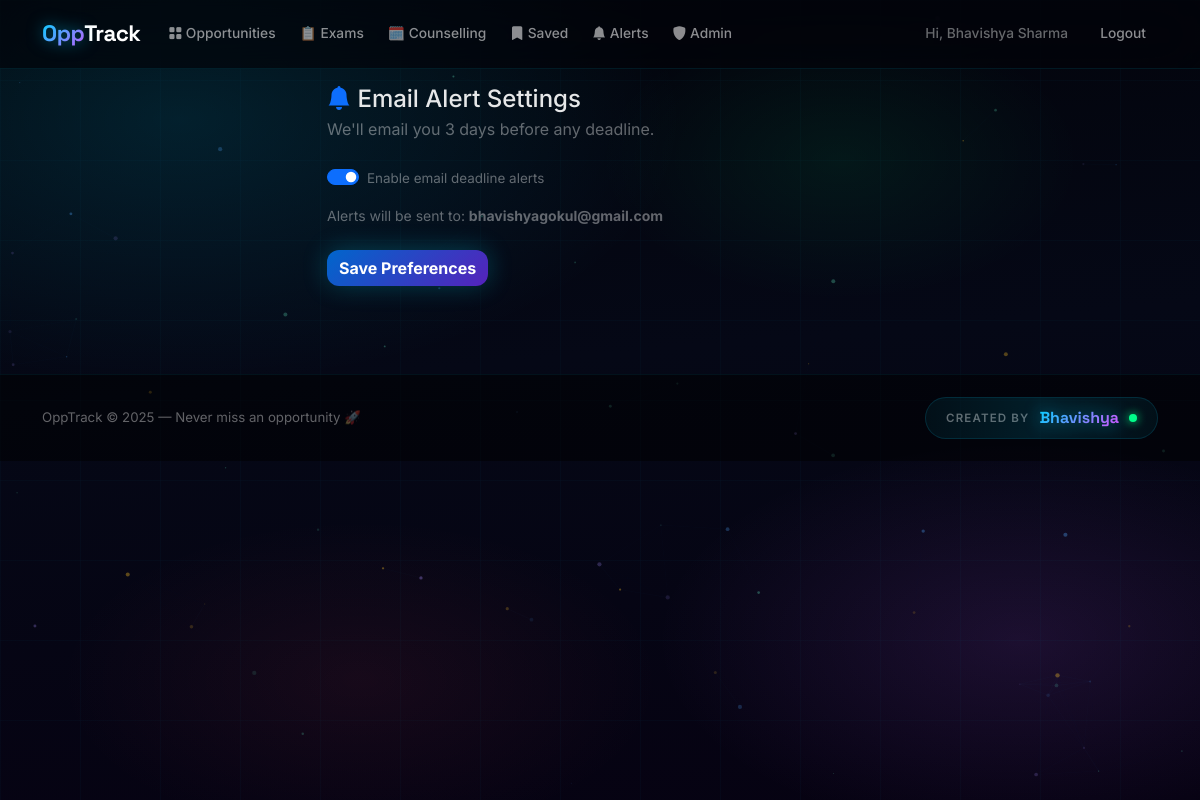
/alerts (signed in), run on the app's committed database.
### tables this page shows
CREATE TABLE users (
            id INTEGER PRIMARY KEY AUTOINCREMENT,
            name TEXT NOT NULL,
            email TEXT UNIQUE NOT NULL,
            password TEXT NOT NULL,
            class_year TEXT,
            stream TEXT,
            interests TEXT,
            alert_email INTEGER DEFAULT 1,
            created_at TEXT DEFAULT (datetime('now'))
        );

### app.py (the view)
@app.route('/alerts', methods=['GET','POST'])
def alerts():
    if 'user_id' not in session:
        return redirect(url_for('login'))
    db = get_db()
    if request.method == 'POST':
        alert = 1 if request.form.get('alert_email') else 0
        db.execute('UPDATE users SET alert_email=? WHERE id=?', (alert, session['user_id']))
        db.commit()
        flash('Alert preferences saved.', 'success')
    user = db.execute('SELECT * FROM users WHERE id=?', (session['user_id'],)).fetchone()
    db.close()
    return render_template('alerts.html', user=dict(user))

### app.py (called while the page is built)
def get_db():
    conn = sqlite3.connect(DB)
    conn.row_factory = sqlite3.Row
    return conn

### templates/alerts.html (shortened to what this page needs)
{% extends 'base.html' %}
{% block content %}
<div class="row justify-content-center">
<div class="col-md-6">
  <div class="auth-card">
    <h4 class="mb-1"><i class="bi bi-bell-fill text-primary"></i> Email Alert Settings</h4>
    <p class="text-muted mb-4">We'll email you 3 days before any deadline.</p>
    <form method="POST">
      <div class="form-check form-switch mb-3">
        <input class="form-check-input" type="checkbox" name="alert_email" id="alertSwitch"
               {% if user.alert_email %}checked{% endif %}>
        <label class="form-check-label" for="alertSwitch">
          Enable email deadline alerts
        </label>
      </div>
      <p class="text-muted small mb-4">Alerts will be sent to: <strong>{{ user.email }}</strong></p>
      <button type="submit" class="btn btn-primary">Save Preferences</button>
    </form>
  </div>
</div>
</div>
{% endblock %}

### templates/base.html (shortened to what this page needs)
<!DOCTYPE html>
<html lang="en">
<head>
<link href="https://cdn.jsdelivr.net/npm/bootstrap@5.3.2/dist/css/bootstrap.min.css" rel="stylesheet">
<link href="https://cdn.jsdelivr.net/npm/bootstrap-icons@1.11.3/font/bootstrap-icons.min.css" rel="stylesheet">
<link href="{{ url_for('static',filename='css/style.css') }}" rel="stylesheet">
</head>
<body>
<nav class="navbar navbar-expand-lg">
  <div class="container-xl">
    <a class="navbar-brand" href="{{ url_for('index') }}"><span class="brand-opp">Opp</span>Track</a>
    <div class="collapse navbar-collapse" id="nm">
      <ul class="navbar-nav me-auto">
        <li class="nav-item"><a class="nav-link" href="{{ url_for('index') }}"><i class="bi bi-grid-fill"></i> Opportunities</a></li>
        <li class="nav-item"><a class="nav-link" href="{{ url_for('index') }}#exams">📋 Exams</a></li>
        <li class="nav-item"><a class="nav-link" href="{{ url_for('index') }}#counselling">🗓️ Counselling</a></li>
        {% if session.user_id %}
        <li class="nav-item"><a class="nav-link" href="{{ url_for('saved_opps') }}"><i class="bi bi-bookmark-fill"></i> Saved</a></li>
        <li class="nav-item"><a class="nav-link" href="{{ url_for('alerts') }}"><i class="bi bi-bell-fill"></i> Alerts</a></li>
        {% endif %}
        <li class="nav-item"><a class="nav-link" href="{{ url_for('admin') }}"><i class="bi bi-shield-fill"></i> Admin</a></li>
      </ul>
      <ul class="navbar-nav gap-2 align-items-center">
        {% if session.user_id %}
        <li class="nav-item"><span class="nav-link" style="color:rgba(255,255,255,.4)!important">Hi, {{ session.user_name }}</span></li>
        <li class="nav-item"><a class="nav-link" href="{{ url_for('logout') }}">Logout</a></li>
        {% else %}
        <li class="nav-item"><a class="nav-link" href="{{ url_for('login') }}">Login</a></li>
        <li class="nav-item"><a class="btn-nav" href="{{ url_for('register') }}">Sign Up Free</a></li>
        {% endif %}
      </ul>
    </div>
  </div>
</nav>
<div class="container-xl py-3 z1">
  {% block content %}{% endblock %}
</div>
<footer class="footer">
  <div class="container-xl">
    <div class="footer-inner">
      <p class="footer-copy">OppTrack &copy; 2025 — Never miss an opportunity 🚀</p>
      <div class="creator-sig">
        <span class="creator-label">Created by</span>
        <span class="creator-name">Bhavishya</span>
        <span class="creator-pulse"></span>
      </div>
    </div>
  </div>
</footer>
</body>
</html>

### static/css/style.css (style rules this page uses)
:root { --blue: #00d4ff; --purple: #bf5fff; --green: #00ff88; --amber: #ffb800; --red: #ff4d6d; --pink: #ff6eb4; --bg: #02040a; --bg2: #060912; --card: rgba(255,255,255,0.03); --border: rgba(255,255,255,0.07); --text: rgba(255,255,255,0.90); --muted: rgba(255,255,255,0.38); --r: 12px; --r2: 20px; }
*,*::before,*::after { box-sizing:border-box; margin:0; padding:0; }
html { scroll-behavior:smooth; }
body { font-family:'Inter',system-ui,sans-serif; background:var(--bg); color:var(--text); overflow-x:hidden; min-height:100vh; }
body::before { content:''; position:fixed; inset:0; z-index:0; pointer-events:none; background: radial-gradient(ellipse 70% 55% at 15% 15%, rgba(0,212,255,.13) 0%, transparent 60%), radial-gradient(ellipse 55% 45% at 85% 80%, rgba(191,95,255,.12) 0%, transparent 55%), radial-gradient(ellipse 40% 35% at 70% 20%, rgba(0,255,136,.07) 0%, transparent 50%), radial-gradient(ellipse 50% 40% at 30% 85%, rgba(255,78,110,.07) 0%, transparent 50%), linear-gradient(175deg,#02040a 0%,#050816 45%,#060212 100%); animation:bgPulse 14s ease-in-out infinite alternate; }
body::after { content:''; position:fixed; inset:0; z-index:0; pointer-events:none; background-image: linear-gradient(rgba(0,212,255,.025) 1px,transparent 1px), linear-gradient(90deg,rgba(0,212,255,.025) 1px,transparent 1px); background-size:80px 80px; }
.z1 { position:relative; z-index:1; }
* { cursor:none!important }
@media (hover:none) { * { cursor:auto!important } }
.navbar { background:rgba(2,4,10,.65); backdrop-filter:blur(24px); border-bottom:1px solid rgba(0,212,255,.1); padding:12px 0; position:sticky; top:0; z-index:100; transition:background .3s; }
.navbar-brand { font-family:'Space Grotesk',sans-serif;font-weight:700;font-size:1.4rem;color:#fff!important;letter-spacing:-.5px }
.brand-opp { background:linear-gradient(135deg,var(--blue),var(--purple)); -webkit-background-clip:text;-webkit-text-fill-color:transparent;background-clip:text; filter:drop-shadow(0 0 8px rgba(0,212,255,.5)); }
.nav-link { color:rgba(255,255,255,.55)!important;font-size:.86rem;font-weight:500;transition:color .2s;padding:6px 12px!important;position:relative }
.nav-link::after { content:'';position:absolute;bottom:0;left:50%;width:0;height:1.5px;background:linear-gradient(90deg,var(--blue),var(--purple));transition:width .25s,left .25s;border-radius:1px }
.form-check-label { color:var(--muted);font-size:.84rem }
.btn-primary { background:linear-gradient(135deg,#0066cc,#5522bb);border:none;border-radius:var(--r);font-weight:700;box-shadow:0 0 24px rgba(0,212,255,.28),0 4px 15px rgba(0,0,0,.4);transition:all .2s }
.text-muted { color:var(--muted)!important }
.footer { background:rgba(0,0,0,.5);border-top:1px solid rgba(0,212,255,.07);padding:22px 0;margin-top:72px;position:relative;z-index:1;font-size:.84rem }
.footer-inner { display:flex;align-items:center;justify-content:space-between;flex-wrap:wrap;gap:12px }
.footer-copy { margin:0;color:var(--muted);font-size:.83rem }
.creator-sig { display:flex;align-items:center;gap:10px;padding:8px 20px;background:rgba(0,212,255,.06);border:1px solid rgba(0,212,255,.15);border-radius:30px;position:relative;overflow:hidden }
.creator-sig::before { content:'';position:absolute;inset:0;background:linear-gradient(90deg,transparent,rgba(0,212,255,.07),transparent);animation:sigShine 3s ease-in-out infinite }
.creator-label { font-size:.72rem;font-weight:600;letter-spacing:.1em;text-transform:uppercase;color:var(--muted) }
.creator-name { font-family:'Space Grotesk',sans-serif;font-size:1rem;font-weight:700;background:linear-gradient(135deg,var(--blue),var(--purple),var(--pink));-webkit-background-clip:text;-webkit-text-fill-color:transparent;background-clip:text;background-size:200% auto;animation:gradShift 3s linear infinite;filter:drop-shadow(0 0 8px rgba(0,212,255,.5)) }
.creator-pulse { width:8px;height:8px;border-radius:50%;background:var(--green);box-shadow:0 0 10px var(--green);animation:liveDot 1.5s ease infinite;flex-shrink:0 }

### data on the page
users: user_name "Bhavishya Sharma", alert_email "☑", email "bhavishyagokul@gmail.com"
